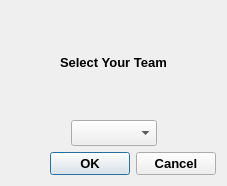
<?xml version="1.0" encoding="UTF-8"?>
<ui version="4.0">
 <class>Dialog</class>
 <widget class="QDialog" name="Dialog">
  <property name="geometry">
   <rect>
    <x>0</x>
    <y>0</y>
    <width>227</width>
    <height>186</height>
   </rect>
  </property>
  <property name="windowTitle">
   <string>Dialog</string>
  </property>
  <layout class="QVBoxLayout" name="verticalLayout">
   <item>
    <layout class="QHBoxLayout" name="horizontalLayout_2">
     <item>
      <spacer name="horizontalSpacer_3">
       <property name="orientation">
        <enum>Qt::Horizontal</enum>
       </property>
       <property name="sizeHint" stdset="0">
        <size>
         <width>40</width>
         <height>20</height>
        </size>
       </property>
      </spacer>
     </item>
     <item>
      <widget class="QLabel" name="label">
       <property name="font">
        <font>
         <family>MS Sans Serif</family>
         <pointsize>10</pointsize>
         <weight>75</weight>
         <bold>true</bold>
        </font>
       </property>
       <property name="text">
        <string>Select Your Team</string>
       </property>
      </widget>
     </item>
     <item>
      <spacer name="horizontalSpacer_4">
       <property name="orientation">
        <enum>Qt::Horizontal</enum>
       </property>
       <property name="sizeHint" stdset="0">
        <size>
         <width>40</width>
         <height>20</height>
        </size>
       </property>
      </spacer>
     </item>
    </layout>
   </item>
   <item>
    <layout class="QHBoxLayout" name="horizontalLayout">
     <item>
      <spacer name="horizontalSpacer">
       <property name="orientation">
        <enum>Qt::Horizontal</enum>
       </property>
       <property name="sizeHint" stdset="0">
        <size>
         <width>40</width>
         <height>20</height>
        </size>
       </property>
      </spacer>
     </item>
     <item>
      <widget class="QComboBox" name="c1">
       <property name="font">
        <font>
         <family>Arial</family>
         <pointsize>11</pointsize>
         <weight>75</weight>
         <bold>true</bold>
        </font>
       </property>
      </widget>
     </item>
     <item>
      <spacer name="horizontalSpacer_2">
       <property name="orientation">
        <enum>Qt::Horizontal</enum>
       </property>
       <property name="sizeHint" stdset="0">
        <size>
         <width>40</width>
         <height>20</height>
        </size>
       </property>
      </spacer>
     </item>
    </layout>
   </item>
   <item>
    <widget class="QDialogButtonBox" name="b1">
     <property name="font">
      <font>
       <family>MS Sans Serif</family>
       <pointsize>10</pointsize>
       <weight>75</weight>
       <bold>true</bold>
      </font>
     </property>
     <property name="layoutDirection">
      <enum>Qt::LeftToRight</enum>
     </property>
     <property name="orientation">
      <enum>Qt::Horizontal</enum>
     </property>
     <property name="standardButtons">
      <set>QDialogButtonBox::Cancel|QDialogButtonBox::Ok</set>
     </property>
    </widget>
   </item>
  </layout>
 </widget>
 <resources/>
 <connections>
  <connection>
   <sender>b1</sender>
   <signal>accepted()</signal>
   <receiver>Dialog</receiver>
   <slot>accept()</slot>
   <hints>
    <hint type="sourcelabel">
     <x>248</x>
     <y>254</y>
    </hint>
    <hint type="destinationlabel">
     <x>157</x>
     <y>274</y>
    </hint>
   </hints>
  </connection>
  <connection>
   <sender>b1</sender>
   <signal>rejected()</signal>
   <receiver>Dialog</receiver>
   <slot>reject()</slot>
   <hints>
    <hint type="sourcelabel">
     <x>316</x>
     <y>260</y>
    </hint>
    <hint type="destinationlabel">
     <x>286</x>
     <y>274</y>
    </hint>
   </hints>
  </connection>
 </connections>
</ui>
